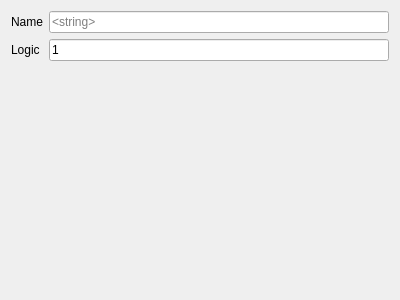
<?xml version="1.0" encoding="UTF-8"?>
<ui version="4.0">
 <class>Form</class>
 <widget class="QWidget" name="Form">
  <property name="geometry">
   <rect>
    <x>0</x>
    <y>0</y>
    <width>400</width>
    <height>300</height>
   </rect>
  </property>
  <property name="windowTitle">
   <string>Form</string>
  </property>
  <layout class="QFormLayout" name="formLayout">
   <item row="0" column="0">
    <widget class="QLabel" name="labelName">
     <property name="text">
      <string>Name</string>
     </property>
    </widget>
   </item>
   <item row="0" column="1">
    <widget class="QLineEdit" name="lineEditName">
     <property name="placeholderText">
      <string>&lt;string&gt;</string>
     </property>
    </widget>
   </item>
   <item row="1" column="0">
    <widget class="QLabel" name="labelIter">
     <property name="text">
      <string>Logic</string>
     </property>
    </widget>
   </item>
   <item row="1" column="1">
    <widget class="QLineEdit" name="lineEditIter">
     <property name="text">
      <string>1</string>
     </property>
     <property name="placeholderText">
      <string>&lt;0 or 1&gt;</string>
     </property>
    </widget>
   </item>
  </layout>
 </widget>
 <resources/>
 <connections/>
</ui>
